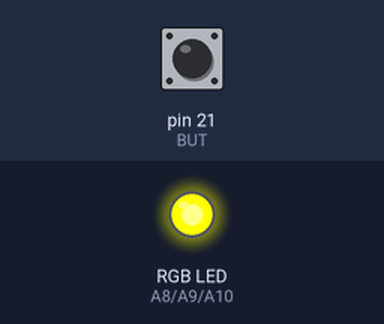
A sketch run on a simulated Arduino Mega 2560, built with avr-gcc and run on an emulated ATmega2560. Parts: an RGB LED mixed from three pins (HIGH = lit). Inputs (shaded band) come from the test bench; at power-on: pin 21 (BUT) HIGH.

Above: at 1.4 s.
1.5 s: pin 21 (BUT) pulled LOW for 0.35 s
At 1.9 s:
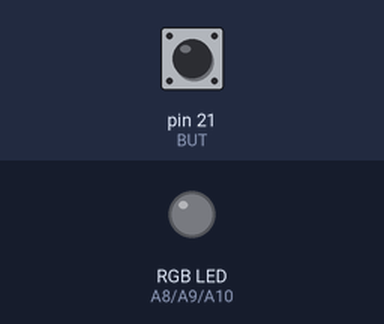
3.6 s: pin 21 (BUT) pulled LOW for 3.2 s
At 7.6 s:
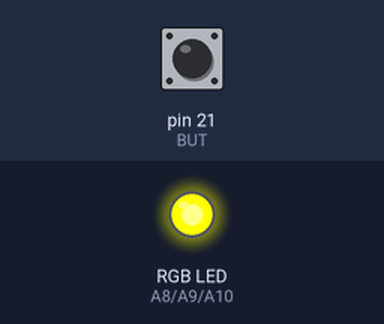
Timing chart, 0 to 9.1 s (numbered marks = the images above; inputs shaded):
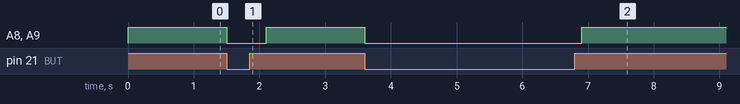

The sketch:

expe-jael.ino
```cpp
// components
const int BUT = 21;
int state = 0; // variable to store button state

// pins for the RGB led
const int LEDR = A8;
const int LEDG = A9;
const int LEDB = A10;

// RGB Colors stored in arrays
// [0] -> R
// [1] -> G
// [2] -> B
int y[3] = {255, 200, 50}; // y stands for a yellow-ish color

void setup() {
  Serial.begin(115200);
  pinMode(BUT, INPUT);
  pinMode(LEDR, OUTPUT);
  pinMode(LEDG, OUTPUT);
  pinMode(LEDB, OUTPUT);
}

void setColor(int R, int G, int B){
  analogWrite(LEDR, R);
  analogWrite(LEDG, G);
  analogWrite(LEDB, B);
}

void loop() {
  // update button state
  state = digitalRead(BUT);
  // Serial.println(state);

  if(state == 0){
    // when button not clicked
    setColor(0,0,0);
  }else{
    // when button clicked
    setColor(y[0], y[1], y[2]);
  }

  delay(300);
}
```

Measured:
- after the input at 1.5 s, A8 (LEDR), A9 (LEDG): HIGH → LOW at once, → HIGH 0.60 s later
- after the input at 3.6 s, A8 (LEDR), A9 (LEDG): HIGH → LOW at once, → HIGH 3.3 s later
